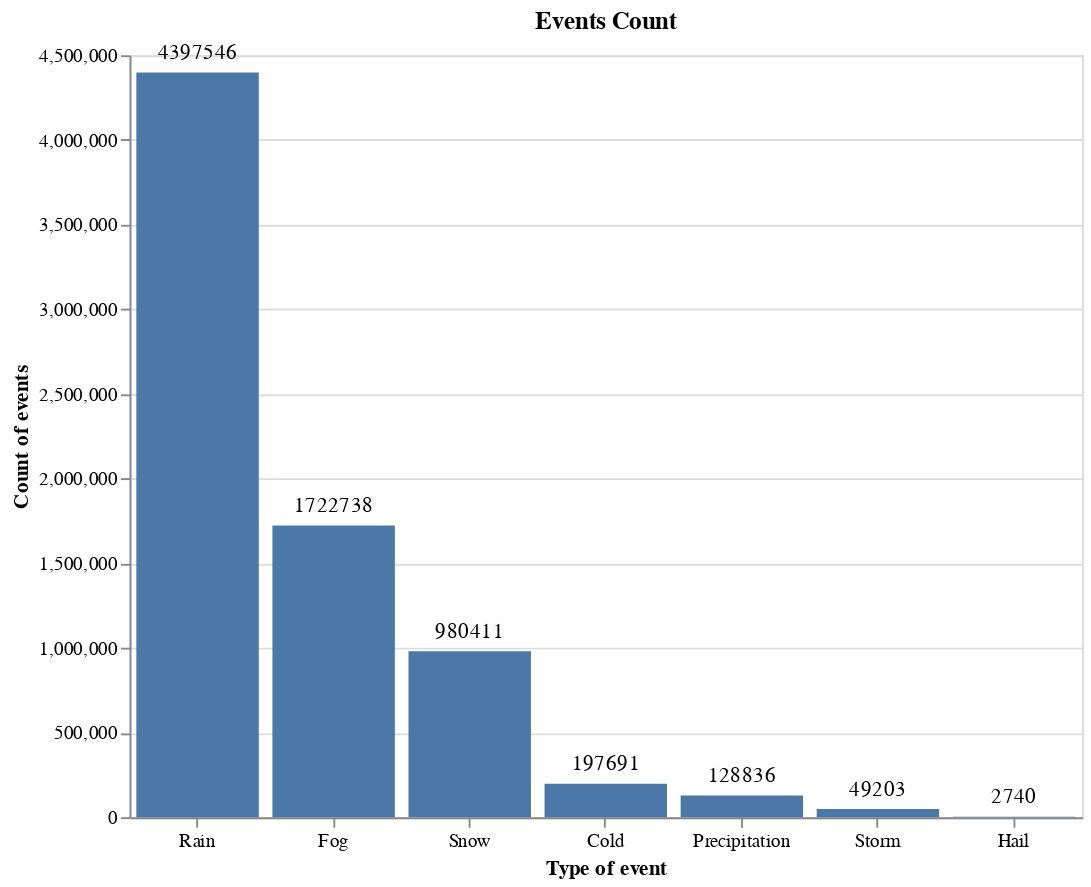

Write notebook code for a chart like this one.
### Code cell
title = alt.TitleParams('Events Count', anchor='middle')
base = alt.Chart(X, title=title).encode(
    alt.X(
        'Type',
        sort=alt.EncodingSortField(field="Letters", op="count", order='descending'), 
        axis=alt.Axis(labelAngle=0),
        title='Type of event'),
    alt.Y('count()', title='Count of events'),
    text='count(Type)'
).properties(
    width=500,
    height=400
)
base.mark_bar() + base.mark_text(align='center', dx=0, yOffset=-10)

### Figure 1 — Vega specification as saved in the notebook (floating-point values rounded to 4 significant figures)
{"$schema": "https://vega.github.io/schema/vega/v5.json", "data": [{"name": "source_0"}, {"name": "data_0", "values": [{"Type": "Snow", "__count": 980411}, {"Type": "Fog", "__count": 1722738}, {"Type": "Cold", "__count": 197691}, {"Type": "Storm", "__count": 49203}, {"Type": "Rain", "__count": 4397546}, {"Type": "Precipitation", "__count": 128836}, {"Type": "Hail", "__count": 2740}]}, {"name": "source_0_x_domain_Type", "values": [{"Type": "Snow", "sort_field": 980411}, {"Type": "Fog", "sort_field": 1722738}, {"Type": "Cold", "sort_field": 197691}, {"Type": "Storm", "sort_field": 49203}, {"Type": "Rain", "sort_field": 4397546}, {"Type": "Precipitation", "sort_field": 128836}, {"Type": "Hail", "sort_field": 2740}]}, {"name": "data_0_y_domain___count", "values": [{"min": 2740, "max": 4397546}]}], "marks": [{"type": "rect", "name": "layer_0_marks", "from": {"data": "data_0"}, "encode": {"update": {"x": {"field": "Type", "scale": "x"}, "fill": {"value": "#4c78a8"}, "width": {"signal": "max(0.25, bandwidth('x'))"}, "y": {"field": "__count", "scale": "y"}, "y2": {"value": 0, "scale": "y"}}}, "style": ["bar"]}, {"type": "text", "name": "layer_1_marks", "from": {"data": "data_0"}, "encode": {"update": {"dx": {"value": 0}, "baseline": {"value": "middle"}, "x": {"field": "Type", "scale": "x", "band": 0.5}, "align": {"value": "center"}, "text": {"signal": "format(datum[\"__count\"], \"\")"}, "fill": {"value": "black"}, "y": {"field": "__count", "scale": "y", "offset": -10}}}, "style": ["text"]}], "scales": [{"name": "x", "type": "band", "domain": {"data": "source_0_x_domain_Type", "field": "Type", "sort": {"op": "max", "field": "sort_field", "order": "descending"}}, "range": [0, {"signal": "width"}], "paddingInner": 0.1, "paddingOuter": 0.05}, {"name": "y", "type": "linear", "domain": [{"signal": "(data(\"data_0_y_domain___count\")[0] || {}).min"}, {"signal": "(data(\"data_0_y_domain___count\")[0] || {}).max"}], "range": [{"signal": "height"}, 0], "zero": true, "nice": true}], "axes": [{"scale": "y", "labels": false, "domain": false, "minExtent": 0, "gridScale": "x", "maxExtent": 0, "zindex": 0, "tickCount": {"signal": "ceil(height/40)"}, "ticks": false, "aria": false, "grid": true, "orient": "left"}, {"scale": "x", "zindex": 0, "labelAngle": 0, "grid": false, "title": "Type of event", "orient": "bottom", "labelBaseline": "top"}, {"scale": "y", "grid": false, "tickCount": {"signal": "ceil(height/40)"}, "labelOverlap": true, "zindex": 0, "orient": "left", "title": "Count of events"}], "title": {"text": "Events Count", "frame": "group", "anchor": "middle"}, "padding": 5, "style": "cell", "width": 500, "height": 400, "background": "white"}
